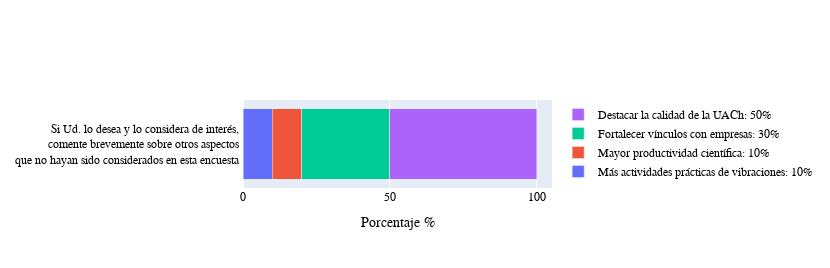

Notebook cell for this chart:
### Markdown cell above
## Opiniones sobre otros aspectos que no hayan sido considerados en esta encuesta

### Code cell
path_file_sorted    = 'egresados_sorted_sin.xlsx'
resp_otros(path_file_sorted)

### Figure 1 — Plotly figure (JSON) as saved in the notebook; plotly's stock layout.template omitted (floating-point values rounded to 4 significant figures)
{"data": [{"name": "Más actividades prácticas de vibraciones: 10%", "orientation": "h", "type": "bar", "x": [10], "y": ["Si Ud. lo desea y lo considera de interés, <br> comente brevemente sobre otros aspectos <br> que no hayan sido considerados en esta encuesta "]}, {"name": "Mayor productividad científica: 10%", "orientation": "h", "type": "bar", "x": [10], "y": ["Si Ud. lo desea y lo considera de interés, <br> comente brevemente sobre otros aspectos <br> que no hayan sido considerados en esta encuesta "]}, {"name": "Fortalecer vínculos con empresas: 30%", "orientation": "h", "type": "bar", "x": [30], "y": ["Si Ud. lo desea y lo considera de interés, <br> comente brevemente sobre otros aspectos <br> que no hayan sido considerados en esta encuesta "]}, {"name": "Destacar la calidad de la UACh: 50%", "orientation": "h", "type": "bar", "x": [50], "y": ["Si Ud. lo desea y lo considera de interés, <br> comente brevemente sobre otros aspectos <br> que no hayan sido considerados en esta encuesta "]}], "layout": {"barmode": "stack", "font": {"color": "black", "family": "Rockwell", "size": 12}, "height": 268, "legend": {"title": {"font": {"color": "green"}}}, "title": {"font": {"color": "black", "family": "Rockwell", "size": 14}, "text": ""}, "width": 830, "xaxis": {"title": {"text": "Porcentaje %"}}}}
